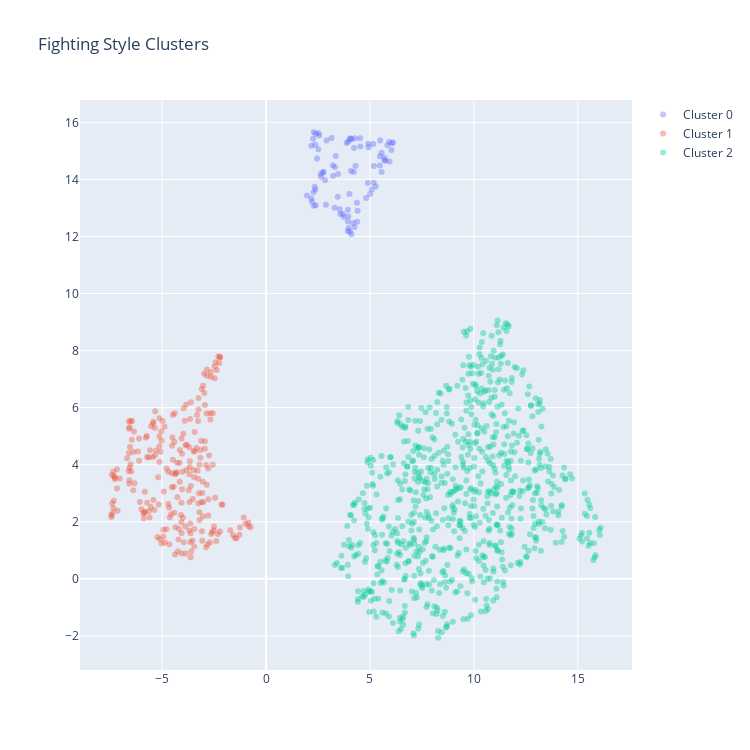

The cell this chart's notebook holds for it:
### Code cell
ca = ClusterAnalysis(fighter_df.loc[fighter_df['weight_class'] == 'Welterweight'], n_neighbors=5, min_cluster_size=10, min_dist=0.5, metric='euclidean', cluster_dims=style_dims)
ca.run()

### Figure 1 — Plotly figure (JSON) as saved in the notebook; plotly's stock layout.template omitted (floating-point values rounded to 4 significant figures; data arrays with more than 128 entries replaced by an {"elided": "..."} marker saying what was removed)
{"data": [{"hovertext": ["Gunnar Nelson", "AJ Fletcher", "Jack Della Maddalena", "Jack Della Maddalena", "Kamaru Usman", "AJ Fletcher", "Orion Cosce", "Jack Della Maddalena", "Gabe Green", "Dwight Grant", "Mickey Gall", "Gunnar Nelson", "Matthew Semelsberger", "Jeremiah Wells", "Kamaru Usman", "Matthew Semelsberger", "Sasha Palatnikov", "Niklas Stolze", "Mickey Gall", "Christian Aguilera", "Dwight Grant", "Kamaru Usman", "Matthew Semelsberger", "Kamaru Usman", "Gabe Green", "Kamaru Usman", "Kamaru Usman", "Gunnar Nelson", "Mickey Gall", "Dwight Grant", "Mickey Gall", "Emil Meek", "Kamaru Usman", "Kamaru Usman", "Gunnar Nelson", "Tarec Saffiedine", "Kamaru Usman", "Gunnar Nelson", "Brandon Thatch", "James Moontasri", "Kamaru Usman", "Tarec Saffiedine", "Brandon Thatch", "Tarec Saffiedine", "Kamaru Usman", "James Moontasri", "Gunnar Nelson", "Kamaru Usman", "Matthew Semelsberger", "Gadzhi Omargadzhiev", "Pete Rodriguez", "Matthew Semelsberger", "Blood Diamond", "Gabe Green", "Jeremiah Wells", "Mickey Gall", "Dwight Grant", "Matthew Semelsberger", "Sasha Palatnikov", "Christian Aguilera", "Dwight Grant", "Mickey Gall", "Emil Meek", "Rostem Akman", "Dwight Grant", "Gunnar Nelson", "Kamaru Usman", "Mickey Gall", "Gunnar Nelson", "Kamaru Usman", "Ricky Rainey", "Kamaru Usman", "Oliver Enkamp", "Emil Meek", "Galore Bofando", "Mickey Gall", "Tarec Saffiedine", "Mickey Gall", "Kamaru Usman", "Mickey Gall", "James Moontasri", "Gunnar Nelson", "Gunnar Nelson", "Brandon Thatch", "Brandon Thatch"], "marker": {"opacity": 0.4, "size": 6}, "mode": "markers", "name": "Cluster 0", "text": ["Gunnar Nelson", "AJ Fletcher", "Jack Della Maddalena", "Jack Della Maddalena", "Kamaru Usman", "AJ Fletcher", "Orion Cosce", "Jack Della Maddalena", "Gabe Green", "Dwight Grant", "Mickey Gall", "Gunnar Nelson", "Matthew Semelsberger", "Jeremiah Wells", "Kamaru Usman", "Matthew Semelsberger", "Sasha Palatnikov", "Niklas Stolze", "Mickey Gall", "Christian Aguilera", "Dwight Grant", "Kamaru Usman", "Matthew Semelsberger", "Kamaru Usman", "Gabe Green", "Kamaru Usman", "Kamaru Usman", "Gunnar Nelson", "Mickey Gall", "Dwight Grant", "Mickey Gall", "Emil Meek", "Kamaru Usman", "Kamaru Usman", "Gunnar Nelson", "Tarec Saffiedine", "Kamaru Usman", "Gunnar Nelson", "Brandon Thatch", "James Moontasri", "Kamaru Usman", "Tarec Saffiedine", "Brandon Thatch", "Tarec Saffiedine", "Kamaru Usman", "James Moontasri", "Gunnar Nelson", "Kamaru Usman", "Matthew Semelsberger", "Gadzhi Omargadzhiev", "Pete Rodriguez", "Matthew Semelsberger", "Blood Diamond", "Gabe Green", "Jeremiah Wells", "Mickey Gall", "Dwight Grant", "Matthew Semelsberger", "Sasha Palatnikov", "Christian Aguilera", "Dwight Grant", "Mickey Gall", "Emil Meek", "Rostem Akman", "Dwight Grant", "Gunnar Nelson", "Kamaru Usman", "Mickey Gall", "Gunnar Nelson", "Kamaru Usman", "Ricky Rainey", "Kamaru Usman", "Oliver Enkamp", "Emil Meek", "Galore Bofando", "Mickey Gall", "Tarec Saffiedine", "Mickey Gall", "Kamaru Usman", "Mickey Gall", "James Moontasri", "Gunnar Nelson", "Gunnar Nelson", "Brandon Thatch", "Brandon Thatch"], "textfont": {"color": "black", "size": 10}, "textposition": "top center", "type": "scatter", "x": [4.935, 3.466, 4.187, 4.256, 4.372, 3.939, 5.941, 4.109, 3.935, 2.337, 4.011, 4.527, 3.571, 5.564, 5.088, 3.545, 4.408, 2.453, 3.216, 3.449, 2.389, 5.179, 3.702, 5.28, 3.972, 5.007, 5.563, 4.286, 2.556, 2.374, 4.043, 2.18, 5.475, 5.755, 4.539, 2.758, 5.478, 3.883, 2.909, 2.526, 5.928, 2.881, 2.631, 3.301, 6.106, 2.512, 4.087, 4.893, 3.94, 2.297, 3.934, 3.224, 2.386, 3.96, 5.841, 3.313, 2.182, 3.742, 4.382, 4.036, 2.303, 3.353, 2.263, 4.222, 2.282, 4.13, 5.693, 4.05, 4.234, 5.191, 2.206, 6.031, 2.753, 5.703, 1.968, 5.153, 2.838, 5.491, 6.065, 4.919, 2.365, 3.15, 4.303, 2.643, 4.816], "y": [15.13, 14.19, 12.47, 12.34, 13.18, 15.32, 14.63, 12.08, 12.52, 13.75, 13.49, 15.45, 12.79, 14.94, 13.65, 12.95, 12.9, 14.73, 14.49, 13.39, 13.1, 13.88, 12.79, 13.75, 12.3, 13.49, 14.26, 15.44, 15.54, 13.64, 15.45, 15.18, 14.49, 14.66, 15.15, 14.26, 14.81, 15.28, 15.36, 15.62, 15.31, 13.11, 14.2, 13.0, 15.3, 15.06, 14.3, 13.87, 12.93, 15.65, 12.19, 14.12, 15.6, 12.71, 15.21, 14.44, 13.33, 12.69, 12.52, 12.17, 13.08, 14.82, 15.43, 14.26, 13.55, 15.41, 14.67, 15.41, 15.1, 14.47, 13.22, 15.03, 14.24, 14.76, 13.44, 15.24, 13.97, 15.37, 15.27, 15.25, 15.21, 15.45, 14.47, 14.1, 13.35]}, {"hovertext": {"elided": "232 str values"}, "marker": {"opacity": 0.4, "size": 6}, "mode": "markers", "name": "Cluster 1", "text": {"elided": "232 str values"}, "textfont": {"color": "black", "size": 10}, "textposition": "top center", "type": "scatter", "x": {"elided": "232 float values"}, "y": {"elided": "232 float values"}}, {"hovertext": {"elided": "746 str values"}, "marker": {"opacity": 0.4, "size": 6}, "mode": "markers", "name": "Cluster 2", "text": {"elided": "746 str values"}, "textfont": {"color": "black", "size": 10}, "textposition": "top center", "type": "scatter", "x": {"elided": "746 float values"}, "y": {"elided": "746 float values"}}], "layout": {"height": 750, "showlegend": true, "title": {"text": "Fighting Style Clusters"}, "width": 750, "xaxis": {"autorange": true, "range": [-8.956, 17.61], "type": "linear"}, "yaxis": {"autorange": true, "range": [-3.197, 16.78], "type": "linear"}}}
